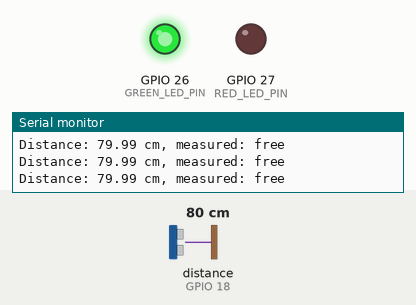
Simulated run of this sketch. Board: ESP32. Shown: output pins drawn as LEDs (lit = HIGH), the last lines printed to the serial monitor. Wiring (from diagram.json): ultrasonic range finder: trigger GPIO 5; echo GPIO 18. The test bench sets the inputs (shaded band); at power-on: distance to the obstacle (sensor on GPIO 18) 80 cm. The echo pulse lasts 58.3 µs per cm; WiFi joins after 1.5 s; servers stay silent unless stated; uploads are accepted with an empty reply; pins used as bus, display or sensor lines are not drawn.

Above: at 2.7 s.
2.8 s: distance to the obstacle (sensor on GPIO 18) set to 2 cm
At 9.9 s:
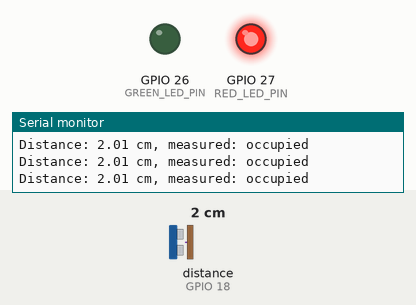
Timing chart, 0 to 11.0 s (numbered marks = the images above; inputs shaded):
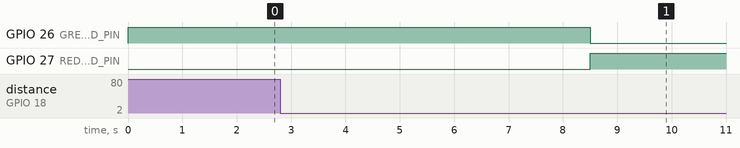

Measured:
- after the input at 2.8 s, GPIO 26 (GREEN_LED_PIN): HIGH → LOW after 5.7 s; GPIO 27 (RED_LED_PIN): LOW → HIGH after 5.7 s

The sketch:

sketch.ino
```cpp
#include <WiFi.h>
#include <HTTPClient.h>
#include <WiFiClientSecure.h>

const char* WIFI_SSID = "Wokwi-GUEST";
const char* WIFI_PASSWORD = "";

// Replace this URL with your deployed app URL or a public tunnel URL.
// Wokwi cannot send requests directly to http://127.0.0.1:3000.
const char* SENSOR_API_URL = "https://restaurant-booking-wine.vercel.app/api/sensor";

const int TABLE_ID = 1;

const int TRIG_PIN = 5;
const int ECHO_PIN = 18;
const int GREEN_LED_PIN = 26;
const int RED_LED_PIN = 27;

const float OCCUPIED_DISTANCE_CM = 60.0;
const unsigned long STABLE_STATE_MS = 5000;
const unsigned long READ_INTERVAL_MS = 400;

bool currentOccupied = false;
bool candidateOccupied = false;
bool hasReportedInitialState = false;
unsigned long candidateChangedAt = 0;
unsigned long lastReadAt = 0;

float readDistanceCm() {
  digitalWrite(TRIG_PIN, LOW);
  delayMicroseconds(2);
  digitalWrite(TRIG_PIN, HIGH);
  delayMicroseconds(10);
  digitalWrite(TRIG_PIN, LOW);

  long duration = pulseIn(ECHO_PIN, HIGH, 30000);
  if (duration == 0) {
    return 999.0;
  }

  return duration * 0.0343 / 2.0;
}

void updateLeds(bool isOccupied) {
  digitalWrite(RED_LED_PIN, isOccupied ? HIGH : LOW);
  digitalWrite(GREEN_LED_PIN, isOccupied ? LOW : HIGH);
}

void connectWifi() {
  if (WiFi.status() == WL_CONNECTED) {
    return;
  }

  Serial.print("Connecting to Wi-Fi");
  WiFi.begin(WIFI_SSID, WIFI_PASSWORD);

  while (WiFi.status() != WL_CONNECTED) {
    delay(500);
    Serial.print(".");
  }

  Serial.println();
  Serial.print("Connected. IP: ");
  Serial.println(WiFi.localIP());
}

bool sendTableState(bool isOccupied) {
  connectWifi();

  WiFiClientSecure client;
  client.setInsecure();

  HTTPClient http;
  http.begin(client, SENSOR_API_URL);
  http.addHeader("Content-Type", "application/json");

  String payload = "{\"tableId\":";
  payload += TABLE_ID;
  payload += ",\"isOccupied\":";
  payload += isOccupied ? "true" : "false";
  payload += "}";

  Serial.print("POST ");
  Serial.println(payload);

  int responseCode = http.POST(payload);
  String response = http.getString();

  Serial.print("HTTP ");
  Serial.println(responseCode);
  Serial.println(response);

  http.end();

  return responseCode >= 200 && responseCode < 300;
}

void setup() {
  Serial.begin(115200);

  pinMode(TRIG_PIN, OUTPUT);
  pinMode(ECHO_PIN, INPUT);
  pinMode(GREEN_LED_PIN, OUTPUT);
  pinMode(RED_LED_PIN, OUTPUT);

  updateLeds(false);
  connectWifi();

  candidateChangedAt = millis();
  Serial.println("Restaurant table sensor started.");
}

void loop() {
  unsigned long now = millis();
  if (now - lastReadAt < READ_INTERVAL_MS) {
    return;
  }

  lastReadAt = now;
  float distance = readDistanceCm();
  bool measuredOccupied = distance > 0 && distance < OCCUPIED_DISTANCE_CM;

  Serial.print("Distance: ");
  Serial.print(distance);
  Serial.print(" cm, measured: ");
  Serial.println(measuredOccupied ? "occupied" : "free");

  if (measuredOccupied != candidateOccupied) {
    candidateOccupied = measuredOccupied;
    candidateChangedAt = now;
  }

  bool stableLongEnough = now - candidateChangedAt >= STABLE_STATE_MS;
  bool stateChanged = candidateOccupied != currentOccupied;

  if (stableLongEnough && (stateChanged || !hasReportedInitialState)) {
    if (sendTableState(candidateOccupied)) {
      currentOccupied = candidateOccupied;
      hasReportedInitialState = true;
      updateLeds(currentOccupied);
    }
  }
}
```
